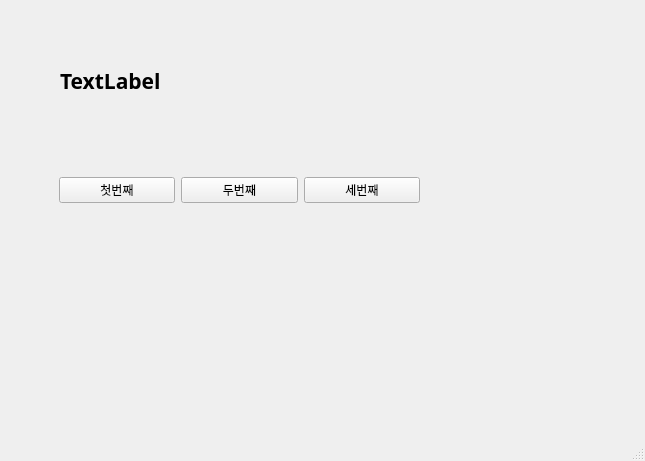
<?xml version="1.0" encoding="UTF-8"?>
<ui version="4.0">
 <class>MainWindow</class>
 <widget class="QMainWindow" name="MainWindow">
  <property name="geometry">
   <rect>
    <x>0</x>
    <y>0</y>
    <width>645</width>
    <height>461</height>
   </rect>
  </property>
  <property name="windowTitle">
   <string>MainWindow</string>
  </property>
  <widget class="QWidget" name="centralwidget">
   <widget class="QWidget" name="horizontalLayoutWidget">
    <property name="geometry">
     <rect>
      <x>59</x>
      <y>150</y>
      <width>361</width>
      <height>80</height>
     </rect>
    </property>
    <layout class="QHBoxLayout" name="horizontalLayout">
     <item>
      <widget class="QPushButton" name="pushButton_2">
       <property name="text">
        <string>첫번째</string>
       </property>
      </widget>
     </item>
     <item>
      <widget class="QPushButton" name="pushButton">
       <property name="text">
        <string>두번째</string>
       </property>
      </widget>
     </item>
     <item>
      <widget class="QPushButton" name="pushButton_3">
       <property name="text">
        <string>세번째</string>
       </property>
      </widget>
     </item>
    </layout>
   </widget>
   <widget class="QLabel" name="label">
    <property name="geometry">
     <rect>
      <x>60</x>
      <y>50</y>
      <width>371</width>
      <height>61</height>
     </rect>
    </property>
    <property name="font">
     <font>
      <family>맑은 고딕</family>
      <pointsize>16</pointsize>
      <weight>75</weight>
      <bold>true</bold>
     </font>
    </property>
    <property name="text">
     <string>TextLabel</string>
    </property>
   </widget>
  </widget>
  <widget class="QMenuBar" name="menubar">
   <property name="geometry">
    <rect>
     <x>0</x>
     <y>0</y>
     <width>645</width>
     <height>21</height>
    </rect>
   </property>
  </widget>
  <widget class="QStatusBar" name="statusbar"/>
 </widget>
 <resources/>
 <connections>
  <connection>
   <sender>pushButton_2</sender>
   <signal>clicked()</signal>
   <receiver>MainWindow</receiver>
   <slot>firstClick()</slot>
   <hints>
    <hint type="sourcelabel">
     <x>116</x>
     <y>218</y>
    </hint>
    <hint type="destinationlabel">
     <x>118</x>
     <y>294</y>
    </hint>
   </hints>
  </connection>
  <connection>
   <sender>pushButton</sender>
   <signal>clicked()</signal>
   <receiver>MainWindow</receiver>
   <slot>secondClick()</slot>
   <hints>
    <hint type="sourcelabel">
     <x>244</x>
     <y>212</y>
    </hint>
    <hint type="destinationlabel">
     <x>255</x>
     <y>294</y>
    </hint>
   </hints>
  </connection>
  <connection>
   <sender>pushButton_3</sender>
   <signal>clicked()</signal>
   <receiver>MainWindow</receiver>
   <slot>thirdClick()</slot>
   <hints>
    <hint type="sourcelabel">
     <x>371</x>
     <y>215</y>
    </hint>
    <hint type="destinationlabel">
     <x>386</x>
     <y>295</y>
    </hint>
   </hints>
  </connection>
 </connections>
 <slots>
  <slot>firstClick()</slot>
  <slot>secondClick()</slot>
  <slot>thirdClick()</slot>
 </slots>
</ui>
